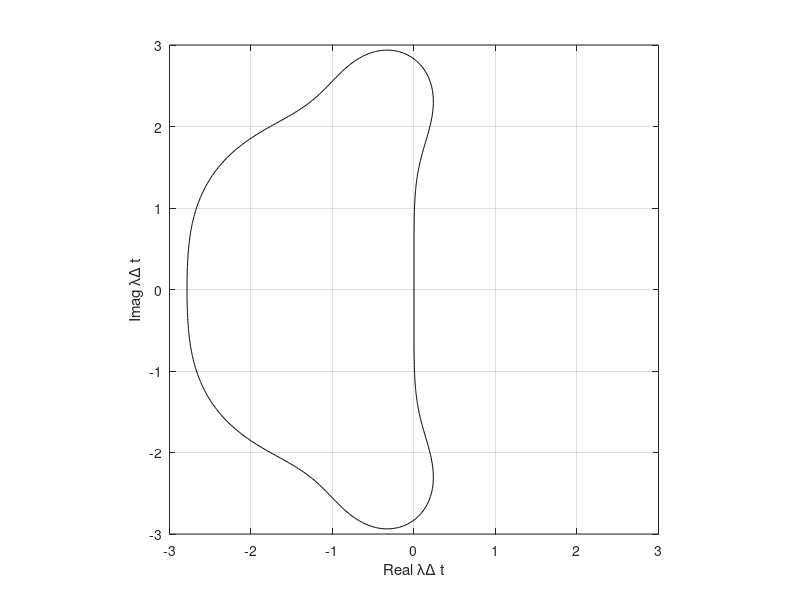

Reproduce this figure in MATLAB. (Note: this script raises an error after producing the figure.)
% Mehmet Sinan INCI 
% MA 512 - HW 5 Q1
clc;
clear all;  % clear variables
close all;  % close old figures
%% Drawing the RK4 absolute stability region

% Specify x range and number of points
x0 = -3;
x1 = 3;
Nx = 301;

% Specify y range and number of points
y0 = -3;
y1 = 3;
Ny = 301;

% Construct mesh
xv = linspace(x0,x1,Nx);
yv = linspace(y0,y1,Ny);
[x,y] = meshgrid(xv,yv);

% Calculate z
z = x + i*y;

% 4th order Runge-Kutta growth factor
g = 1 + z + (1/2)*(z.^2) + (1/6)*(z.^3) + (1/24)*(z.^4);

% Calculate magnitude of g
gmag = abs(g);

% Plot contours of gmag
contour(x,y,gmag,[1 1],'k-');
axis([x0,x1,y0,y1]);
axis('square');
xlabel('Real \lambda\Delta t');
ylabel('Imag \lambda\Delta t');
grid on;
%%
intersection = fzero(@Gz,-3) % we know it to be close to -3
                             % Gz is our stability region function